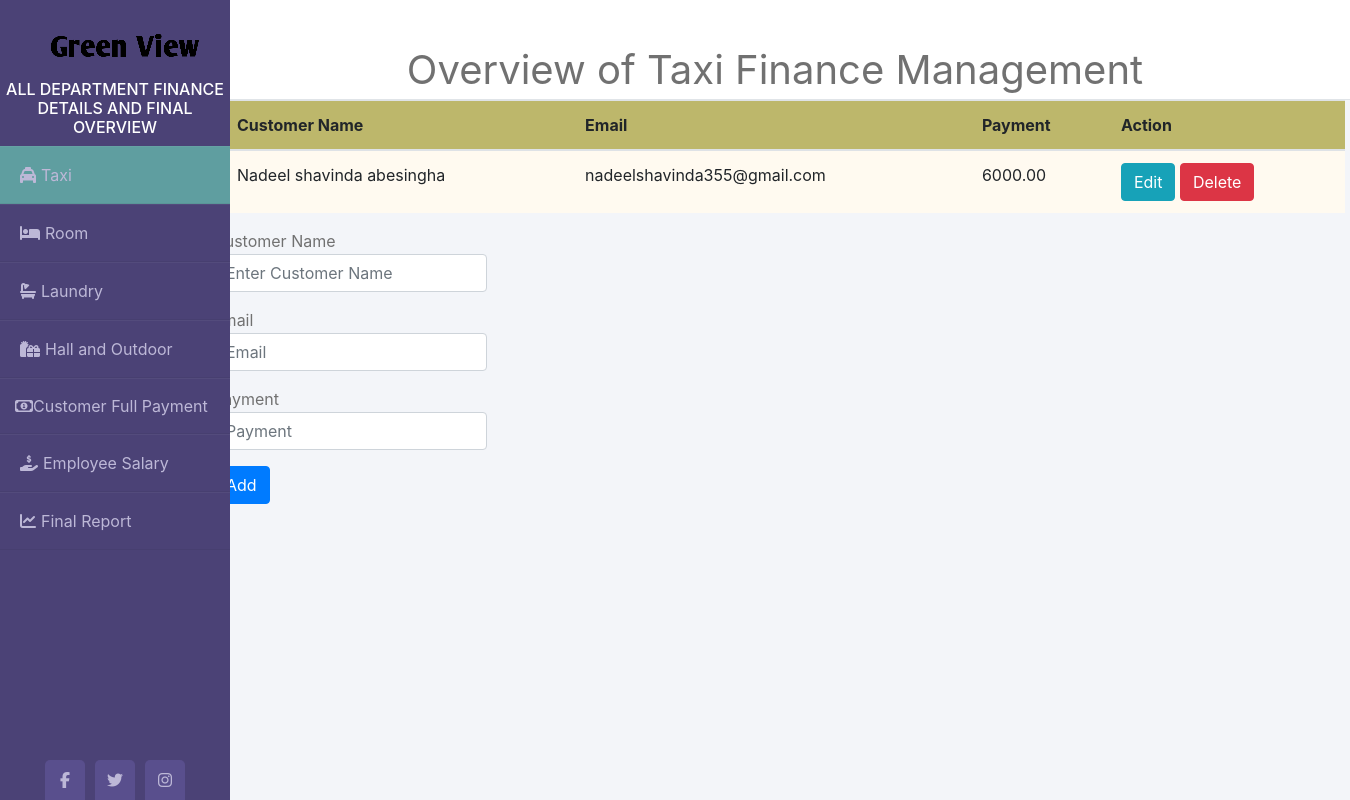
The app's page /indexTaxi.php with its own data.
### tables this page shows
CREATE TABLE `taxi_payment` (
  `customer_id` int(4) NOT NULL,
  `customer_name` varchar(100) NOT NULL,
  `email` varchar(50) NOT NULL,
  `payment` decimal(10,2) NOT NULL
);

### Backend/taxiIndex.php (called while the page is built, shortened)
<?php
    $update = false;
    $name = '';
    $email = '';
    $pay = '';
?>

### indexTaxi.php (the view, shortened to what this page needs)
<!DOCTYPE html>
<html lang="en">
<head>
<link rel="stylesheet" href="https://cdnjs.cloudflare.com/ajax/libs/twitter-bootstrap/4.4.1/css/bootstrap.min.css">
<link rel="stylesheet" href="https://cdnjs.cloudflare.com/ajax/libs/font-awesome/5.13.0/css/all.min.css">
<link rel = "stylesheet" href = "assets/css/styles.css">
</head>
<body>
<div class = "wrapper">
    <div class = "sidebar">
        <img class = "imge" src = "assets/img/logo/logo-img.png">
        <h6>All Department Finance Details and Final Overview</h6>
        <ul>
            <li class = "active"><a href = "indexTaxi.php"><i class="fas fa-taxi"></i>Taxi</a></li>
            <li><a href = "indexRoom.php"><i class="fas fa-bed"></i>Room</a></li>
            <li><a href = "indexLaundry.php"><i class="fas fa-bath"></i>Laundry</a></li>
            <li><a href = "indexHall.php"><i class="fas fa-gifts"></i>Hall and Outdoor</a></li>
            <li><a href = "customerBill.php"><i class="far fa-money-bill-alt"></i>Customer Full Payment</a></li>
            <li><a href = "indexEmployee.php"><i class="fas fa-hand-holding-usd"></i>Employee Salary</a></li>
            <li><a href = "indexFinal.php"><i class="fas fa-chart-line"></i>Final Report</a></li>
        </ul>
        <div class="social_media">
            <a href="https://www.facebook.com"><i class="fab fa-facebook-f"></i></a>
            <a href="https://www.twitter.com"><i class="fab fa-twitter"></i></a>
            <a href="https://www.instagram.com"><i class="fab fa-instagram"></i></a>
        </div>
    </div>
    <div class="main_content">
        <div class = "header">Overview of Taxi Finance Management</div>
        <?php require_once 'Backend/taxiIndex.php'; ?>
        <div class ="container">
        <?php
            $mysqli = new mysqli('localhost','root','','greenview') or die(mysqli_error($mysqli));
            $result = $mysqli->query("SELECT * FROM taxi_payment") or die($mysqli->error);
        ?>
            <div class = "row justify-content-center">
                <div class = "tab">
                <table class="table">
                    <thead>
                        <tr class = "trow">
                            <th>Customer Name</th>
                            <th>Email</th>
                            <th>Payment</th>
                            <th colspan = "2">Action</th>
                        </tr>
                    </thead>
                    <?php
                        while($row = $result->fetch_assoc()): ?>
                            <tr>
                                <td><?php echo $row['customer_name']; ?></td>
                                <td><?php echo $row['email']; ?></td>
                                <td><?php echo $row['payment']; ?></td>
                                <td>
                                    <a href = "indexTaxi.php?edit=<?php echo $row['customer_id']; ?>"
                                    class = "btn btn-info">Edit</a>
                                    <a href = "indexTaxi.php?delete=<?php echo $row['customer_id']; ?>"
                                    class = "btn btn-danger">Delete</a>
                                </td>
                            </tr>
                        <?php endwhile; ?>
                </table>
                        </div>
            </div>
            <div class = "row justify-content-center">
                <div class = "info">
                    <form action="" method = "POST">
                        <div class="form-group">
                            <lable>Customer Name</lable>
                            <input type="text" name = "customer_name"
                            value ="<?php echo $name; ?>" class = "form-control" placeholder = "Enter Customer Name" required>
                        </div>
                        <div class="form-group">
                            <lable>Email</lable>
                            <input type="text" name = "email" value ="<?php echo $email; ?>"
                            class = "form-control" placeholder = "Email" pattern = "[^ @]*@[^ @]*" required>
                        </div>
                        <div class="form-group">
                            <lable>Payment</lable>
                            <input type="number" name = "payment" value ="<?php echo $pay; ?>"
                            class = "form-control" placeholder = "Payment" required>
                        </div>
                        <div class="form-group">
                            <?php
                            if($update == true):
                            ?>
                                <button type = "submit" class = "btn btn-info" name = "update">Update</button>
                            <?php else: ?>
                                <button type = "submit" name = "add" class = "btn btn-primary">Add</button>
                            <?php endif; ?>
                        </div>
                    </form>
                </div>
                </div>
            </div>
    </div>
</div>
</body>
</html>

### assets/css/styles.css (style rules this page uses)
* { margin: 0; padding: 0; box-sizing: border-box; list-style: none; text-decoration: none; }
body { background: #f3f5f9; }
.wrapper { display: flex; position: relative; }
.wrapper .sidebar { position: fixed; width: 230px; height: 100%; background: #4b4276; padding: 30px 0; }
.wrapper .sidebar h6 { color: #fff; text-transform: uppercase; text-align: center; margin-top: 20px; }
.wrapper .sidebar ul li { padding: 15px; border-bottom: 1px solid rgba(0, 0, 0, 0.05); border-top: 1px solid rgba(225, 225, 225, 0.05); }
.wrapper .sidebar ul li a { color: #bdb8d7; display: block; }
.wrapper .sidebar ul li a .fas { widows: 25px; padding: 5px; }
.wrapper .sidebar .social_media { position: absolute; bottom: 0; left: 50%; transform: translate(-50%); display: flex; }
.wrapper .sidebar .social_media a { display: block; width: 40px; background: #594f8d; height: 40px; line-height: 40px; text-align: center; margin: 0 5px; color: #bdb8d7; border-top-right-radius: 5px; border-top-left-radius: 5px; }
.wrapper .main_content { width: 100%; margin-left: 200px; }
.wrapper .main_content .header { padding: 40px; background:#fff; color: #717171; height: 100px; font-size: 40px; text-align:center; border-bottom: 1px solid #e0e4e8; }
.info { color: #717171; line-height: 25px; margin-bottom: 20px; margin-right: 850px; }
.active { background-color: cadetblue; }
.imge { margin-left: 50px; }
.trow { background-position: center; text-align: left; background-color: darkkhaki; }
td { text-align: left; background-color: floralwhite; }
.tab { width: 2500px; margin-left: 20px; }

### records on screen
taxi_payment: customer_name "Nadeel shavinda abesingha", email "nadeelshavinda355@gmail.com", payment "6000.00"
